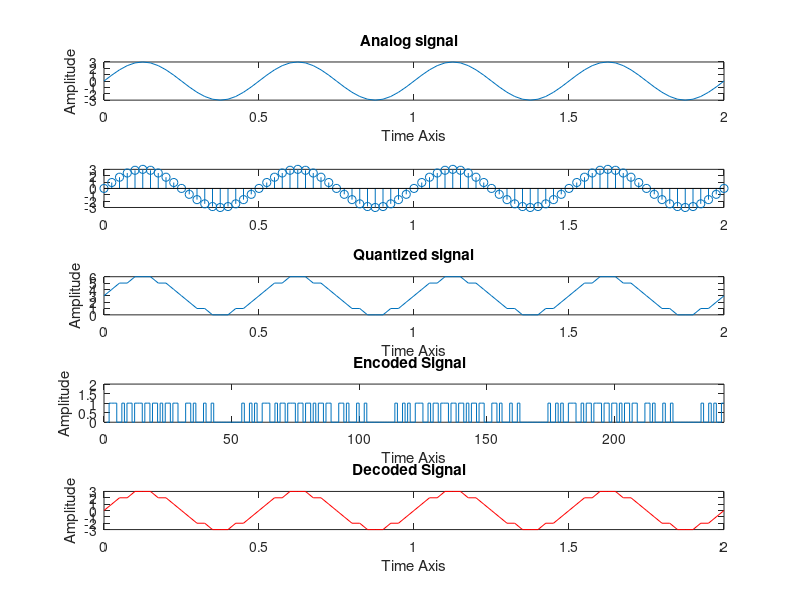

Reproduce this figure in MATLAB.
clear all
close all

% Generation of PCM
% PCM signal generation
f=2;
a=3;
fs=20*f;
t= 0:1/fs:2;
x=a*sin(2*pi*f*t);
subplot(5,1,1)
plot(t,x)
title ('Analog signal  ');
xlabel('Time Axis');
ylabel('Amplitude');
subplot(5,1,2)
stem(t,x);

% level shifting
x1=x+a;
l=length(x1);
% quantization
q_op=round(x1);

subplot(5,1,3)
plot(t,q_op)
title ('Quantized signal');
xlabel('Time Axis');
ylabel('Amplitude');

% encoder
enco= dec2bin(q_op);
k=1;
code=zeros(1,l);
for i=1:l
for j=1:3
code(k)= enco(i,j)-48;
k=k+1;
end
end
subplot(5,1,4),stairs(code);
axis([0 243 0 2]);
title('Encoded Signal  ');
xlabel('Time Axis');
ylabel('Amplitude');
% receiver
deco= bin2dec(enco);
% shifting amplitude level
xr=deco-a;
%plotting
subplot(5,1,5)
plot(t,xr,'r')
title('Decoded Signal  ')
xlabel('Time Axis');
ylabel('Amplitude');